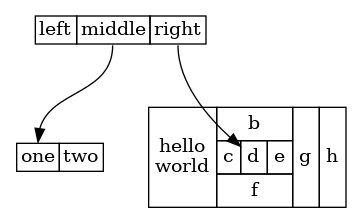

This chart was generated by the following Python code:
"""HTML-like table structures"""

import graphviz

    def example_structs():
        s = graphviz.Digraph('structs', format='png',
                             node_attr={'shape': 'plaintext'})

        s.node('struct1', '''<
<TABLE BORDER="0" CELLBORDER="1" CELLSPACING="0">
  <TR>
    <TD>left</TD>
    <TD PORT="f1">middle</TD>
    <TD PORT="f2">right</TD>
  </TR>
</TABLE>>''')
        s.node('struct2', '''<
<TABLE BORDER="0" CELLBORDER="1" CELLSPACING="0">
  <TR>
    <TD PORT="f0">one</TD>
    <TD>two</TD>
  </TR>
</TABLE>>''')
        s.node('struct3', '''<
<TABLE BORDER="0" CELLBORDER="1" CELLSPACING="0" CELLPADDING="4">
  <TR>
    <TD ROWSPAN="3">hello<BR/>world</TD>
    <TD COLSPAN="3">b</TD>
    <TD ROWSPAN="3">g</TD>
    <TD ROWSPAN="3">h</TD>
  </TR>
  <TR>
    <TD>c</TD>
    <TD PORT="here">d</TD>
    <TD>e</TD>
  </TR>
  <TR>
    <TD COLSPAN="3">f</TD>
  </TR>
</TABLE>>''')

        s.edges([('struct1:f1', 'struct2:f0'), ('struct1:f2', 'struct3:here')])
        return s

if __name__ == "__main__":
    g = example_structs()
    g.view()
